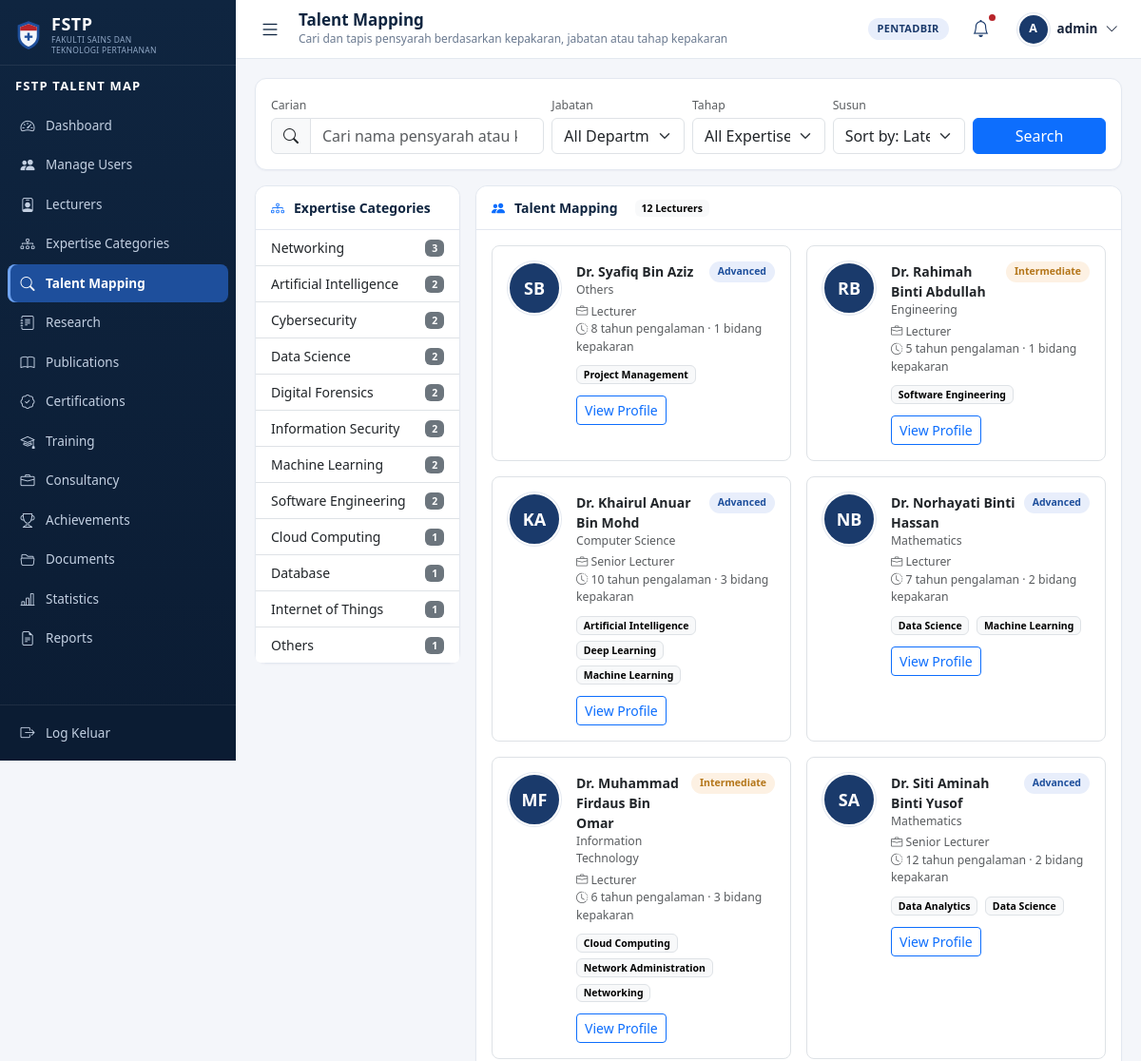
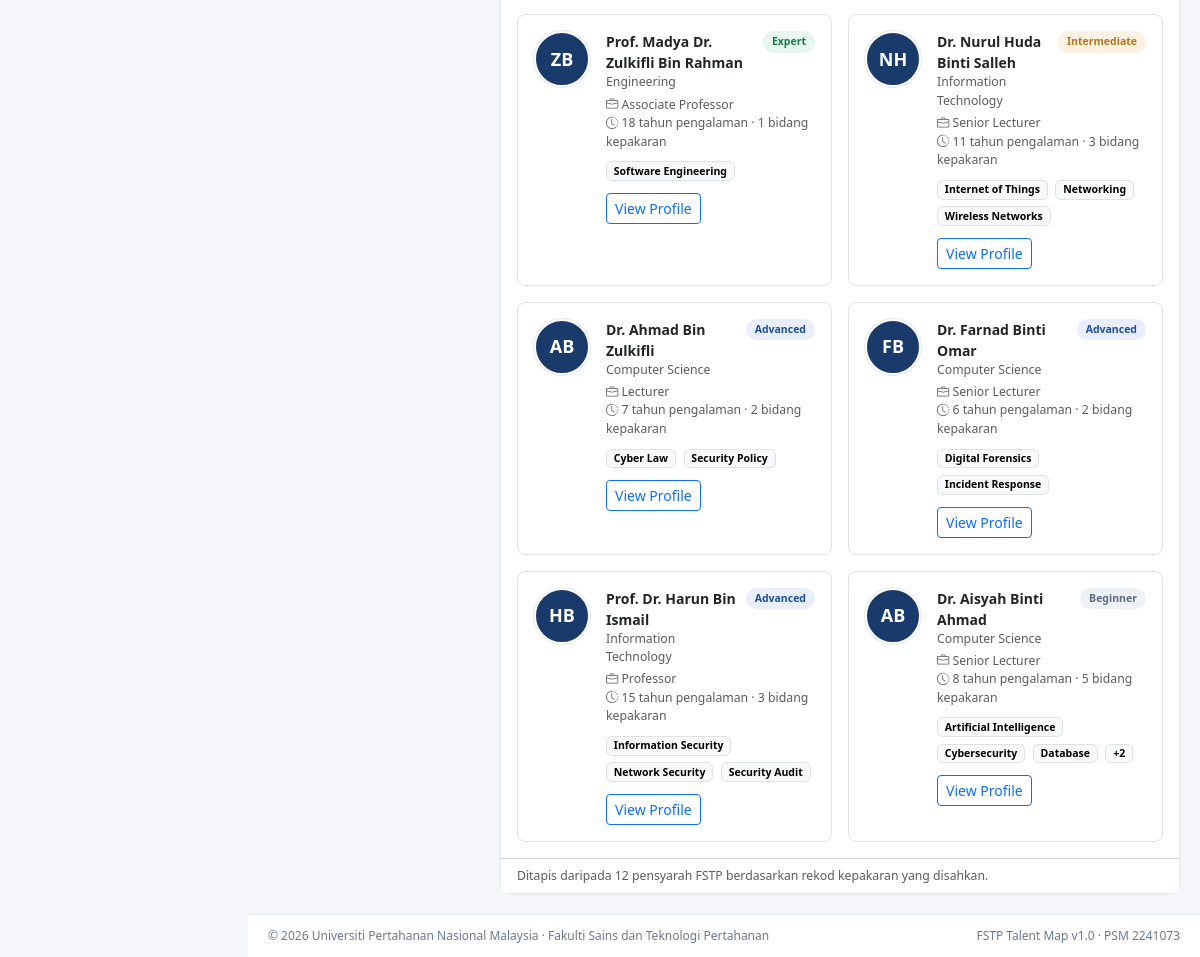
Page /admin/talent-mapping.php (signed in) on the committed database (2 pictures, top to bottom).
### tables this page shows
CREATE TABLE users (
  user_id          INT AUTO_INCREMENT PRIMARY KEY,
  username         VARCHAR(50)  NOT NULL UNIQUE,
  email            VARCHAR(100) NOT NULL UNIQUE,
  password         VARCHAR(255) NOT NULL COMMENT 'password_hash() bcrypt',
  `role`           ENUM('admin','lecturer') NOT NULL DEFAULT 'lecturer',
  department_id    INT          NULL,
  status           ENUM('active','inactive') NOT NULL DEFAULT 'active',
  initial_password VARCHAR(50)  NULL COMMENT 'shown once when Admin resets',
  must_change_pw   TINYINT(1)   NOT NULL DEFAULT 0,
  last_login       DATETIME     NULL,
  created_at       DATETIME     NOT NULL DEFAULT CURRENT_TIMESTAMP,
  CONSTRAINT fk_users_department FOREIGN KEY (department_id)
    REFERENCES departments(department_id) ON DELETE SET NULL,
  INDEX idx_users_role (role),
  INDEX idx_users_status (status)
);

CREATE TABLE expertise_categories (
  category_id   INT AUTO_INCREMENT PRIMARY KEY,
  category_name VARCHAR(100) NOT NULL UNIQUE,
  description   TEXT         NULL,
  status        ENUM('active','inactive') NOT NULL DEFAULT 'active',
  created_at    DATETIME     NOT NULL DEFAULT CURRENT_TIMESTAMP
);

CREATE TABLE lecturers (
  lecturer_id   INT AUTO_INCREMENT PRIMARY KEY,
  user_id       INT          NOT NULL UNIQUE,
  staff_no      VARCHAR(20)  NOT NULL UNIQUE,
  full_name     VARCHAR(100) NOT NULL,
  email         VARCHAR(100) NOT NULL,
  department_id INT          NOT NULL,
  `position`    VARCHAR(100) NOT NULL,
  phone         VARCHAR(20)  NULL,
  location      VARCHAR(100) NULL,
  profile_photo VARCHAR(255) NULL,
  research_area TEXT         NULL,
  status        ENUM('active','inactive') NOT NULL DEFAULT 'active',
  created_at    DATETIME     NOT NULL DEFAULT CURRENT_TIMESTAMP,
  updated_at    DATETIME     NOT NULL DEFAULT CURRENT_TIMESTAMP ON UPDATE CURRENT_TIMESTAMP,
  CONSTRAINT fk_lecturers_user       FOREIGN KEY (user_id)       REFERENCES users(user_id)       ON DELETE CASCADE,
  CONSTRAINT fk_lecturers_department FOREIGN KEY (department_id) REFERENCES departments(department_id) ON DELETE RESTRICT,
  INDEX idx_lecturers_name (full_name),
  INDEX idx_lecturers_dept (department_id)
);

CREATE TABLE departments (
  department_id   INT AUTO_INCREMENT PRIMARY KEY,
  department_code VARCHAR(20)  NOT NULL UNIQUE,
  department_name VARCHAR(100) NOT NULL UNIQUE,
  description     TEXT         NULL,
  status          ENUM('active','inactive') NOT NULL DEFAULT 'active'
);

### admin/talent-mapping.php (the view, shortened to what the rows shown need)
<?php
require_once __DIR__ . '/../includes/auth.php';
require_admin();
$pdo = db();
$categoryId = (int)($_GET['category'] ?? 0);
$sort       = ($_GET['sort'] ?? 'latest') === 'name' ? 'name' : 'latest';
$where  = ['l.status = \'active\'', 'le.status = \'active\''];
$params = [];
$orderBy = $sort === 'name'
    ? 'l.full_name ASC'
    : 'l.updated_at DESC, l.lecturer_id DESC';
$sql = 'SELECT l.lecturer_id, l.full_name, l.staff_no, l.profile_photo, l.`position`,
               l.research_area, l.updated_at, d.department_name,
               COUNT(DISTINCT le.expertise_id) AS expertise_count,
               MAX(le.years_experience)        AS max_years,
               MAX(FIELD(le.expertise_level, \'Expert\', \'Advanced\', \'Intermediate\', \'Beginner\')) AS best_rank,
               GROUP_CONCAT(DISTINCT ex.expertise_name ORDER BY ex.expertise_name SEPARATOR ", ") AS expertise_list
          FROM lecturers l
          JOIN lecturer_expertise le ON le.lecturer_id = l.lecturer_id
          JOIN expertise ex          ON ex.expertise_id = le.expertise_id
          LEFT JOIN departments   d  ON d.department_id = l.department_id
         WHERE ' . implode(' AND ', $where) . '
         GROUP BY l.lecturer_id
         ORDER BY ' . $orderBy;
$stmt = $pdo->prepare($sql);
$stmt->execute($params);
$matches = $stmt->fetchAll();
$rankToLevel = [1 => 'Expert', 2 => 'Advanced', 3 => 'Intermediate', 4 => 'Beginner'];
$categories = $pdo->query(
    'SELECT c.category_id, c.category_name,
            COUNT(DISTINCT le.lecturer_id) AS lecturer_count
       FROM expertise_categories c
       LEFT JOIN expertise e          ON e.category_id = c.category_id
       LEFT JOIN lecturer_expertise le ON le.expertise_id = e.expertise_id AND le.status = \'active\'
      WHERE c.status = \'active\'
      GROUP BY c.category_id, c.category_name
      ORDER BY lecturer_count DESC, c.category_name'
)->fetchAll();
$page_title = 'Talent Mapping';
require_once __DIR__ . '/../includes/header.php';
?>
<div class="row g-3">
    <div class="col-lg-4 col-xl-3">
        <div class="card">
            <div class="list-group list-group-flush">
                <?php foreach ($categories as $c): ?>
                    <a class="list-group-item list-group-item-action d-flex justify-content-between align-items-center
                              <?= $categoryId === (int)$c['category_id'] ? 'active' : '' ?>"
                       href="<?= e(url('admin/talent-mapping.php?category=' . (int)$c['category_id'])) ?>">
                        <span><?= e($c['category_name']) ?></span>
                        <span class="badge <?= $categoryId === (int)$c['category_id'] ? 'text-bg-light' : 'text-bg-secondary' ?>">
                            <?= (int)$c['lecturer_count'] ?>
                        </span>
                    </a>
                <?php endforeach; ?>
            </div>
        </div>
    </div>
    <div class="col-lg-8 col-xl-9">
        <div class="card">
            <div class="card-body">
                <?php if (!$matches): ?>
                    <div class="empty-state">
                        <i class="bi bi-search"></i>
                        Tiada pensyarah sepadan. Cuba kata kunci lain, atau longgarkan penapis tahap/jabatan.
                    </div>
                <?php else: ?>
                    <div class="row g-3">
                        <?php foreach ($matches as $m): ?>
                            <?php
                            $photo = $m['profile_photo'] && is_file(UPLOAD_PHOTO_DIR . '/' . $m['profile_photo'])
                                ? UPLOAD_PHOTO_URL . '/' . rawurlencode($m['profile_photo'])
                                : null;
                            $bestLevel = $rankToLevel[(int)$m['best_rank']] ?? 'Beginner';
                            ?>
                            <div class="col-md-6">
                                <div class="border rounded-3 p-3 h-100 d-flex gap-3">
                                    <div class="flex-shrink-0">
                                        <?php if ($photo): ?>
                                            <img class="avatar" src="<?= e($photo) ?>" alt=""
                                                 style="width:56px;height:56px">
                                        <?php else: ?>
                                            <span class="avatar avatar-initials" style="width:56px;height:56px;font-size:18px">
                                                <?= e(initials($m['full_name'])) ?>
                                            </span>
                                        <?php endif; ?>
                                    </div>
                                    <div class="flex-grow-1 min-width-0">
                                        <div class="d-flex align-items-start gap-2">
                                            <div>
                                                <b><?= e($m['full_name']) ?></b>
                                                <div class="small text-muted"><?= e($m['department_name'] ?? '') ?></div>
                                            </div>
                                            <span class="ms-auto badge-level level-<?= e(strtolower($bestLevel)) ?>">
                                                <?= e($bestLevel) ?>
                                            </span>
                                        </div>
                                        <div class="small text-muted mt-1">
                                            <i class="bi bi-briefcase"></i> <?= e($m['position']) ?>
                                        </div>
                                        <div class="small text-muted">
                                            <i class="bi bi-clock-history"></i>
                                            <?= (int)$m['max_years'] ?> tahun pengalaman &middot;
                                            <?= (int)$m['expertise_count'] ?> bidang kepakaran
                                        </div>
                                        <div class="mt-2">
                                            <?php foreach (array_slice(explode(', ', (string)$m['expertise_list']), 0, 3) as $tag): ?>
                                                <span class="badge text-bg-light border me-1 mb-1"><?= e($tag) ?></span>
                                            <?php endforeach; ?>
                                            <?php if ((int)$m['expertise_count'] > 3): ?>
                                                <span class="badge text-bg-light border mb-1">
                                                    +<?= (int)$m['expertise_count'] - 3 ?>
                                                </span>
                                            <?php endif; ?>
                                        </div>
                                        <a class="btn btn-sm btn-outline-primary mt-2"
                                           href="<?= e(url('admin/lecturers-view.php?id=' . (int)$m['lecturer_id'])) ?>">
                                            View Profile
                                        </a>
                                    </div>
                                </div>
                            </div>
                        <?php endforeach; ?>
                    </div>
                <?php endif; ?>
            </div>
        </div>
    </div>
</div>
<?php require_once __DIR__ . '/../includes/footer.php'; ?>

### includes/header.php (shortened to what the rows shown need)
<?php
require_once __DIR__ . '/auth.php';
$__user      = current_user();
$page_title  = $page_title ?? 'Dashboard';
$avatarPhoto = $__user['profile_photo'] ?? null;
$avatarPath  = $avatarPhoto && is_file(UPLOAD_PHOTO_DIR . '/' . $avatarPhoto)
    ? UPLOAD_PHOTO_URL . '/' . rawurlencode($avatarPhoto)
    : null;
?>
<!DOCTYPE html>
<html lang="ms">
<head>
<link rel="stylesheet" href="<?= e(ASSETS_URL) ?>/vendor/bootstrap/bootstrap.min.css">
<link rel="stylesheet" href="<?= e(ASSETS_URL) ?>/vendor/bootstrap-icons/bootstrap-icons.css">
<link rel="stylesheet" href="<?= e(ASSETS_URL) ?>/css/app.css">
</head>
<body class="app-body">
<div class="app-shell">
    <div class="app-main">
        <header class="app-topbar">
            <div class="topbar-title">
                <h1><?= e($page_title) ?></h1>
            </div>
            <div class="topbar-right">
                <div class="dropdown">
                    <button class="user-menu" type="button" data-bs-toggle="dropdown" aria-expanded="false">
                        <?php if ($avatarPath): ?>
                            <img class="avatar" src="<?= e($avatarPath) ?>" alt="">
                        <?php else: ?>
                            <span class="avatar avatar-initials"><?= e(initials(display_name())) ?></span>
                        <?php endif; ?>
                        <span class="user-menu-name"><?= e(display_name()) ?></span>
                        <i class="bi bi-chevron-down"></i>
                    </button>
                </div>
            </div>
        </header>
        <main class="app-content">

### rows in the picture
users: initials(display_name()) "A", role "admin"
expertise_categories: category_name "Networking", lecturer_count "3"
expertise_categories: category_name "Artificial Intelligence", lecturer_count "2"
expertise_categories: category_name "Cybersecurity", lecturer_count "2"
expertise_categories: category_name "Data Science", lecturer_count "2"
expertise_categories: category_name "Digital Forensics", lecturer_count "2"
expertise_categories: category_name "Information Security", lecturer_count "2"
expertise_categories: category_name "Machine Learning", lecturer_count "2"
expertise_categories: category_name "Software Engineering", lecturer_count "2"
expertise_categories: category_name "Cloud Computing", lecturer_count "1"
expertise_categories: category_name "Database", lecturer_count "1"
expertise_categories: category_name "Internet of Things", lecturer_count "1"
expertise_categories: category_name "Others", lecturer_count "1"
lecturers: full_name "SB", full_name "Dr. Syafiq Bin Aziz", department.department_name "Others", bestLevel "Advanced", position "Lecturer", max_years "8", expertise_count "1", tag "Project Management"
lecturers: full_name "RB", full_name "Dr. Rahimah Binti Abdullah", department.department_name "Engineering", bestLevel "Intermediate", position "Lecturer", max_years "5", expertise_count "1", tag "Software Engineering"
lecturers: full_name "KA", full_name "Dr. Khairul Anuar Bin Mohd", department.department_name "Computer Science", bestLevel "Advanced", position "Senior Lecturer", max_years "10", expertise_count "3", tag "Artificial Intelligence", tag "Deep Learning", tag "Machine Learning"
lecturers: full_name "NB", full_name "Dr. Norhayati Binti Hassan", department.department_name "Mathematics", bestLevel "Advanced", position "Lecturer", max_years "7", expertise_count "2", tag "Data Science", tag "Machine Learning"
lecturers: full_name "MF", full_name "Dr. Muhammad Firdaus Bin Omar", department.department_name "Information Technology", bestLevel "Intermediate", position "Lecturer", max_years "6", expertise_count "3", tag "Cloud Computing", tag "Network Administration", tag "Networking"
lecturers: full_name "SA", full_name "Dr. Siti Aminah Binti Yusof", department.department_name "Mathematics", bestLevel "Advanced", position "Senior Lecturer", max_years "12", expertise_count "2", tag "Data Analytics", tag "Data Science"
lecturers: full_name "ZB", full_name "Prof. Madya Dr. Zulkifli Bin Rahman", department.department_name "Engineering", bestLevel "Expert", position "Associate Professor", max_years "18", expertise_count "1", tag "Software Engineering"
lecturers: full_name "NH", full_name "Dr. Nurul Huda Binti Salleh", department.department_name "Information Technology", bestLevel "Intermediate", position "Senior Lecturer", max_years "11", expertise_count "3", tag "Internet of Things", tag "Networking", tag "Wireless Networks"
lecturers: full_name "AB", full_name "Dr. Ahmad Bin Zulkifli", department.department_name "Computer Science", bestLevel "Advanced", position "Lecturer", max_years "7", expertise_count "2", tag "Cyber Law", tag "Security Policy"
lecturers: full_name "FB", full_name "Dr. Farnad Binti Omar", department.department_name "Computer Science", bestLevel "Advanced", position "Senior Lecturer", max_years "6", expertise_count "2", tag "Digital Forensics", tag "Incident Response"
lecturers: full_name "HB", full_name "Prof. Dr. Harun Bin Ismail", department.department_name "Information Technology", bestLevel "Advanced", position "Professor", max_years "15", expertise_count "3", tag "Information Security", tag "Network Security", tag "Security Audit"
lecturers: full_name "AB", full_name "Dr. Aisyah Binti Ahmad", department.department_name "Computer Science", bestLevel "Beginner", position "Senior Lecturer", max_years "8", expertise_count "5", tag "Artificial Intelligence", tag "Cybersecurity", tag "Database", expertise_count "2"

### other values in the picture
$label "Dashboard"
$label "Manage Users"
$label "Lecturers"
$label "Expertise Categories"
$label "Talent Mapping"
$label "Research"
$label "Publications"
$label "Certifications"
$label "Training"
$label "Consultancy"
$label "Achievements"
$label "Documents"
$label "Statistics"
$label "Reports"
$page_title "Talent Mapping"
